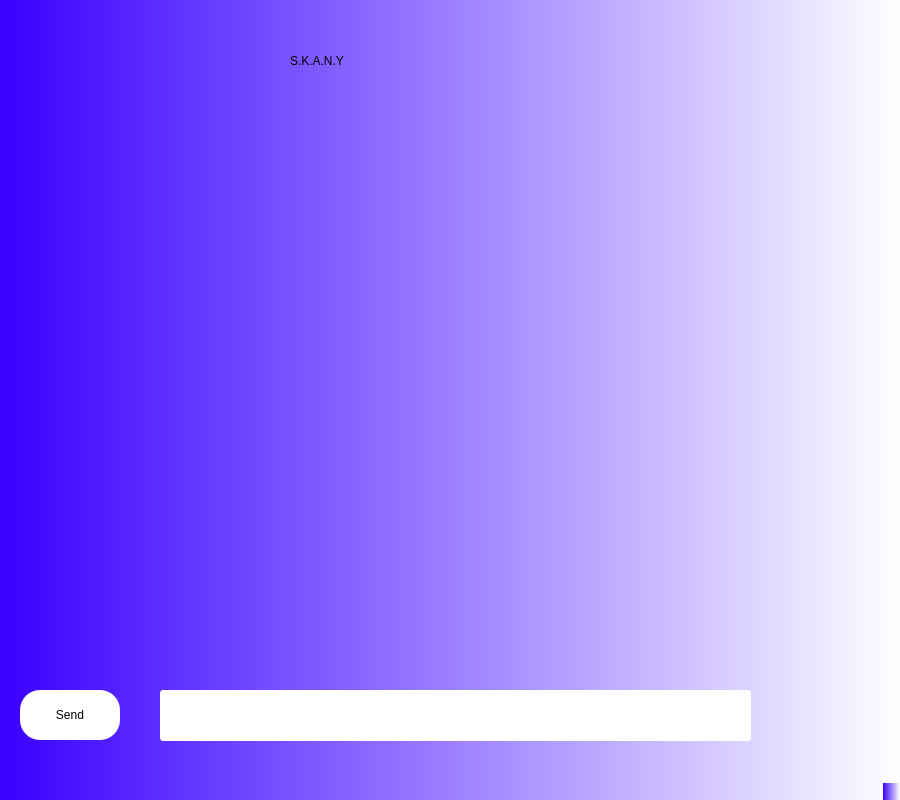
<?xml version="1.0" encoding="UTF-8"?>
<ui version="4.0">
 <class>MainWindow</class>
 <widget class="QMainWindow" name="MainWindow">
  <property name="geometry">
   <rect>
    <x>0</x>
    <y>0</y>
    <width>900</width>
    <height>800</height>
   </rect>
  </property>
  <property name="minimumSize">
   <size>
    <width>900</width>
    <height>799</height>
   </size>
  </property>
  <property name="maximumSize">
   <size>
    <width>900</width>
    <height>800</height>
   </size>
  </property>
  <property name="windowTitle">
   <string>MainWindow</string>
  </property>
  <property name="styleSheet">
   <string notr="true">



background-color:qlineargradient(spread:pad, x1:0, y1:0, x2:1, y2:0, stop:0 rgba(57, 0, 255, 255), stop:1 rgba(255, 255, 255, 255))

</string>
  </property>
  <widget class="QWidget" name="centralwidget">
   <widget class="QLineEdit" name="inputbx">
    <property name="geometry">
     <rect>
      <x>160</x>
      <y>690</y>
      <width>591</width>
      <height>51</height>
     </rect>
    </property>
    <property name="styleSheet">
     <string notr="true">border-radius: 3px;
color: rgb(0, 0, 0);
background-color: rgb(255, 255, 255);</string>
    </property>
   </widget>
   <widget class="QPushButton" name="sendbtn">
    <property name="geometry">
     <rect>
      <x>20</x>
      <y>690</y>
      <width>100</width>
      <height>50</height>
     </rect>
    </property>
    <property name="minimumSize">
     <size>
      <width>100</width>
      <height>0</height>
     </size>
    </property>
    <property name="maximumSize">
     <size>
      <width>100</width>
      <height>50</height>
     </size>
    </property>
    <property name="styleSheet">
     <string notr="true">QPushButton{
	font: 10pt &quot;Azonix&quot;;
	border-radius:20px;
	color: rgb(0, 0, 0);
	background-color: rgb(255, 255, 255);
}

QPushButton:hover{

	background-color: rgba(255, 255, 255,220);
}

QPushButton:pressed{

	background-color: rgba(255, 255, 255,100);
}</string>
    </property>
    <property name="text">
     <string>Send</string>
    </property>
   </widget>
   <widget class="QLabel" name="label">
    <property name="geometry">
     <rect>
      <x>290</x>
      <y>20</y>
      <width>281</width>
      <height>81</height>
     </rect>
    </property>
    <property name="styleSheet">
     <string notr="true">background-color:rgBa(255, 255, 255,0);
font: 38pt &quot;Rockwell&quot;;
</string>
    </property>
    <property name="text">
     <string>S.K.A.N.Y</string>
    </property>
   </widget>
   <widget class="QLabel" name="label_2">
    <property name="geometry">
     <rect>
      <x>370</x>
      <y>100</y>
      <width>121</width>
      <height>61</height>
     </rect>
    </property>
    <property name="styleSheet">
     <string notr="true">background-image: url(:/testprefix/pngtree-chatbot-icon-chat-bot-robot-png-image_4841963.png);
background-color: rgba(255, 255, 255, 0);</string>
    </property>
    <property name="text">
     <string/>
    </property>
    <property name="pixmap">
     <pixmap>C:/Users/Sivaraam/Downloads/pngtree-chatbot-icon-chat-bot-robot-png-image_4841963.png</pixmap>
    </property>
    <property name="scaledContents">
     <bool>true</bool>
    </property>
   </widget>
   <widget class="QScrollArea" name="scrollArea">
    <property name="geometry">
     <rect>
      <x>10</x>
      <y>150</y>
      <width>871</width>
      <height>511</height>
     </rect>
    </property>
    <property name="styleSheet">
     <string notr="true">background-color: rgba(255, 255, 255, 0);</string>
    </property>
    <property name="verticalScrollBarPolicy">
     <enum>Qt::ScrollBarAsNeeded</enum>
    </property>
    <property name="horizontalScrollBarPolicy">
     <enum>Qt::ScrollBarAsNeeded</enum>
    </property>
    <property name="widgetResizable">
     <bool>true</bool>
    </property>
    <widget class="QWidget" name="scrollAreaWidgetContents">
     <property name="geometry">
      <rect>
       <x>0</x>
       <y>0</y>
       <width>869</width>
       <height>509</height>
      </rect>
     </property>
     <layout class="QVBoxLayout" name="verticalLayout_2">
      <item>
       <widget class="QTextBrowser" name="output">
        <property name="styleSheet">
         <string notr="true">
border-left-color: rgba(255, 255, 255, 0);
background-color:rgba(255, 255, 255, 0);

font: 18pt &quot;Yu Gothic UI Semibold&quot;;</string>
        </property>
        <property name="html">
         <string>&lt;!DOCTYPE HTML PUBLIC &quot;-//W3C//DTD HTML 4.0//EN&quot; &quot;http://www.w3.org/TR/REC-html40/strict.dtd&quot;&gt;
&lt;html&gt;&lt;head&gt;&lt;meta name=&quot;qrichtext&quot; content=&quot;1&quot; /&gt;&lt;style type=&quot;text/css&quot;&gt;
p, li { white-space: pre-wrap; }
&lt;/style&gt;&lt;/head&gt;&lt;body style=&quot; font-family:'Yu Gothic UI Semibold'; font-size:18pt; font-weight:400; font-style:normal;&quot;&gt;
&lt;p style=&quot;-qt-paragraph-type:empty; margin-top:0px; margin-bottom:0px; margin-left:0px; margin-right:0px; -qt-block-indent:0; text-indent:0px;&quot;&gt;&lt;br /&gt;&lt;/p&gt;&lt;/body&gt;&lt;/html&gt;</string>
        </property>
       </widget>
      </item>
     </layout>
    </widget>
   </widget>
  </widget>
  <widget class="QMenuBar" name="menubar">
   <property name="geometry">
    <rect>
     <x>0</x>
     <y>0</y>
     <width>900</width>
     <height>26</height>
    </rect>
   </property>
  </widget>
  <widget class="QStatusBar" name="statusbar"/>
 </widget>
 <resources>
  <include location="C:/Users/Sivaraam/Downloads/Icond/Res.qrc"/>
 </resources>
 <connections/>
</ui>
